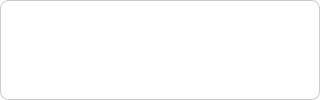
<?xml version="1.0" encoding="UTF-8"?>
<ui version="4.0">
 <class>AccountButton</class>
 <widget class="QWidget" name="AccountButton">
  <property name="geometry">
   <rect>
    <x>0</x>
    <y>0</y>
    <width>320</width>
    <height>100</height>
   </rect>
  </property>
  <property name="minimumSize">
   <size>
    <width>0</width>
    <height>90</height>
   </size>
  </property>
  <property name="maximumSize">
   <size>
    <width>16777215</width>
    <height>110</height>
   </size>
  </property>
  <property name="windowTitle">
   <string>Form</string>
  </property>
  <property name="styleSheet">
   <string notr="true">QWidget#AccountButton {
	border-radius: 8px;
	background-color: #FFFFFF;
}

QWidget#widget {
	background-color: #FFFFFF;
	border-radius: 8px;
	border: 1px solid #CCCCCC;
}

QWidget#widget:hover {
	background-color: #F0F8F8;
	border: 1px solid #999999;
}

QLabel {
	color: #333333;
}
</string>
  </property>
  <layout class="QVBoxLayout" name="verticalLayout">
   <property name="spacing">
    <number>0</number>
   </property>
   <property name="leftMargin">
    <number>0</number>
   </property>
   <property name="topMargin">
    <number>0</number>
   </property>
   <property name="rightMargin">
    <number>0</number>
   </property>
   <property name="bottomMargin">
    <number>0</number>
   </property>
   <item>
    <widget class="QWidget" name="widget" native="true">
     <layout class="QVBoxLayout" name="verticalLayout_2">
      <property name="spacing">
       <number>6</number>
      </property>
      <property name="leftMargin">
       <number>20</number>
      </property>
      <property name="topMargin">
       <number>10</number>
      </property>
      <property name="rightMargin">
       <number>20</number>
      </property>
      <property name="bottomMargin">
       <number>10</number>
      </property>
      <item>
       <widget class="QLabel" name="label_organization">
        <property name="font">
         <font>
          <pointsize>11</pointsize>
          <weight>75</weight>
          <bold>true</bold>
         </font>
        </property>
        <property name="text">
         <string/>
        </property>
       </widget>
      </item>
      <item>
       <widget class="QLabel" name="label_name">
        <property name="font">
         <font>
          <pointsize>11</pointsize>
          <weight>50</weight>
          <bold>false</bold>
         </font>
        </property>
        <property name="text">
         <string/>
        </property>
       </widget>
      </item>
      <item>
       <widget class="QLabel" name="label_device">
        <property name="font">
         <font>
          <pointsize>9</pointsize>
         </font>
        </property>
        <property name="text">
         <string/>
        </property>
       </widget>
      </item>
     </layout>
    </widget>
   </item>
  </layout>
 </widget>
 <resources/>
 <connections/>
</ui>
